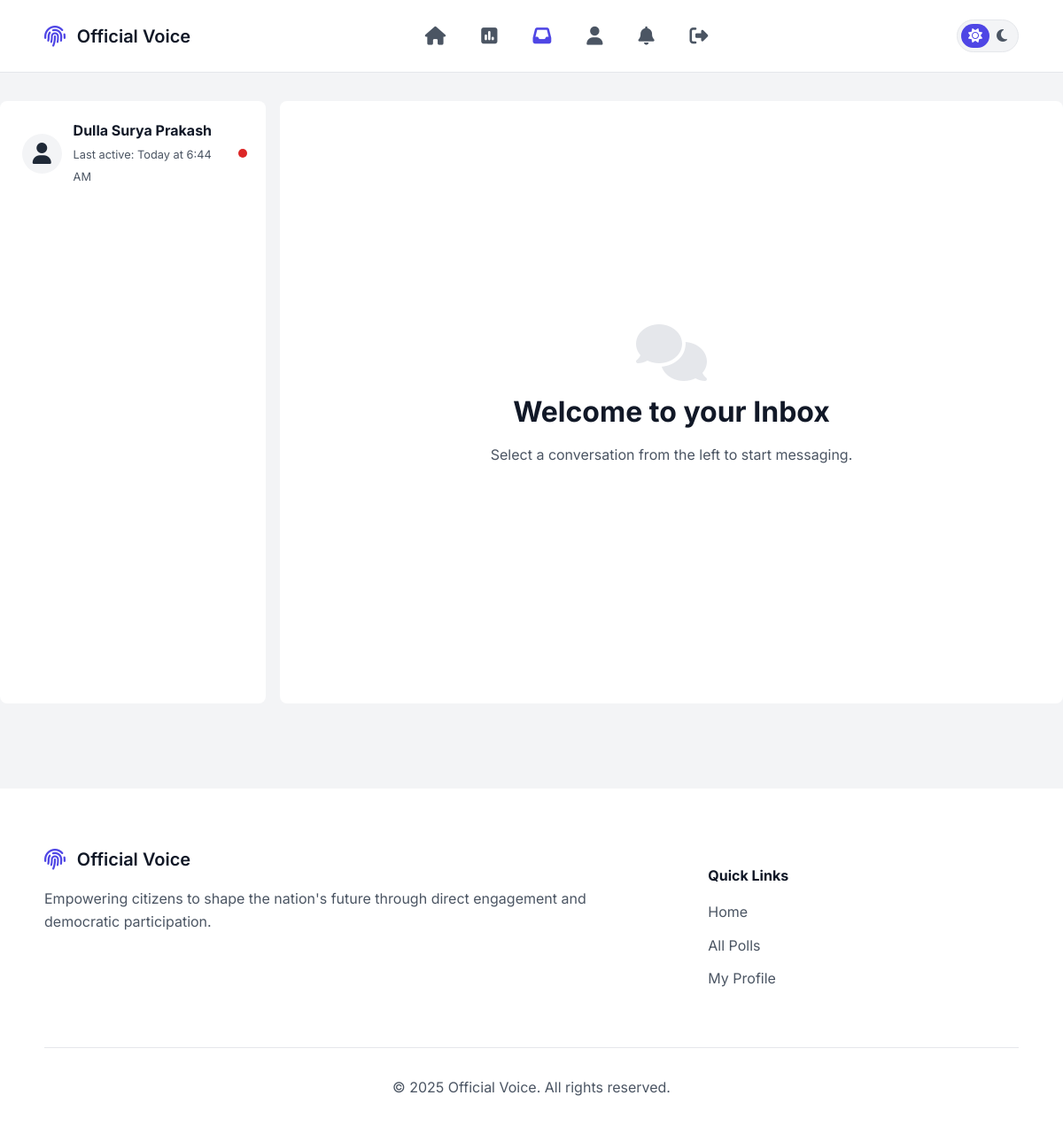
/inbox (signed in), run on the app's committed database.
### app.py (models this page shows, shortened)
class Conversation(db.Model):
    id = db.Column(db.Integer, primary_key=True)
    user_one_id = db.Column(db.Integer, db.ForeignKey('user.id'), nullable=False)
    user_two_id = db.Column(db.Integer, db.ForeignKey('user.id'), nullable=False)
    last_message_timestamp = db.Column(db.DateTime, default=lambda: datetime.now(timezone.utc), nullable=False)
    user_one = db.relationship('User', foreign_keys=[user_one_id])
    user_two = db.relationship('User', foreign_keys=[user_two_id])
    messages = db.relationship('Message', backref='conversation', lazy='dynamic', cascade="all, delete-orphan")

class User(db.Model):
    id = db.Column(db.Integer, primary_key=True)
    first_name = db.Column(db.String(100), nullable=False)
    last_name = db.Column(db.String(100), nullable=False)
    email = db.Column(db.String(120), unique=True, nullable=False)
    voter_id = db.Column(db.String(50), unique=True, nullable=False)
    password_hash = db.Column(db.String(256))
    is_admin = db.Column(db.Boolean, default=False)
    status = db.Column(db.String(20), default='active', nullable=False)
    date_joined = db.Column(db.DateTime, default=lambda: datetime.now(timezone.utc))
    points = db.Column(db.Integer, default=0, nullable=False)
    bio = db.Column(db.Text, nullable=True)
    profile_image_url = db.Column(db.String(255), nullable=True, default=None)
    deletion_date = db.Column(db.DateTime, nullable=True)
    polls = db.relationship('Poll', backref='author', lazy='dynamic', cascade="all, delete-orphan")
    notifications_received = db.relationship('Notification', backref='recipient', lazy='dynamic', foreign_keys='Notification.recipient_id', cascade="all, delete-orphan")
    followed = db.relationship('User', secondary=followers, primaryjoin=(followers.c.follower_id == id), secondaryjoin=(followers.c.followed_id == id), backref=db.backref('followers', lazy='dynamic'), lazy='dynamic')

### app.py (the view)
@app.route('/inbox')
@login_required
def inbox():
    conversations = db.session.query(Conversation).filter(or_(Conversation.user_one_id == g.user.id, Conversation.user_two_id == g.user.id)).order_by(Conversation.last_message_timestamp.desc()).all()
    return render_template('inbox.html', conversations=conversations, conversation_id=None)

### app.py (called while the page is built)
@app.before_request
def load_logged_in_user():
    user_id = session.get('user_id')
    g.user = db.session.get(User, user_id) if user_id else None
    if g.user and g.user.status != 'active':
        if request.endpoint not in ['login', 'logout', 'static']:
            session.clear()
            g.user = None

@app.context_processor
def inject_globals():
    unread_notifications_count = 0
    if g.user and g.user.status == 'active':
        unread_notifications_count = Notification.query.filter_by(recipient_id=g.user.id, is_read=False).count()
    return {'user': g.user, 'year': datetime.now(timezone.utc).year, 'unread_notifications_count': unread_notifications_count, 'online_users_list': list(online_users.keys())}

def login_required(f):
    @wraps(f)
    def decorated_function(*args, **kwargs):
        if g.user is None: flash("You must be logged in to access this page.", "warning"); return redirect(url_for('login', next=request.url))
        return f(*args, **kwargs)
    return decorated_function

### templates/inbox.html (shortened to what this page needs)
{% extends 'base.html' %}
{% block content %}
<div class="inbox-container">
    <div class="inbox-layout">
        <div class="conversation-list">
            {% for conv in conversations %}
                {% set other_user = conv.user_two if conv.user_one_id == g.user.id else conv.user_one %}
                <a href="{{ url_for('start_or_get_conversation', user_id=other_user.id) }}"
                   class="conversation-list-item {% if conversation_id and conversation_id == conv.id %}active{% endif %}"
                   id="conversation-user-{{ other_user.id }}">
                    {% if other_user.profile_image_url %}
                        <img src="{{ other_user.profile_image_url }}" alt="">
                    {% else %}
                        <div class="icon"><i class="fas fa-user"></i></div>
                    {% endif %}
                    <div class="conversation-details">
                        <strong>{{ other_user.first_name }} {{ other_user.last_name }}</strong>
                        <small>Last active: {{ moment(conv.last_message_timestamp).calendar() }}</small>
                    </div>
                    <div class="online-indicator {% if other_user.id in online_users_list %}online{% endif %}"
                         id="status-indicator-{{ other_user.id }}"
                         title="{% if other_user.id in online_users_list %}Online{% else %}Offline{% endif %}">
                    </div>
                </a>
            {% else %}
                <div style="text-align:center; padding: 2rem; color: var(--text-gray);">No conversations yet. Find a user profile and send them a message!</div>
            {% endfor %}
        </div>
        {% block chat_window %}
        <div class="chat-placeholder">
            <i class="fas fa-comments"></i>
            <h2>Welcome to your Inbox</h2>
            <p>Select a conversation from the left to start messaging.</p>
        </div>
        {% endblock %}
    </div>
</div>
{% endblock %}

### static/css/style.css (style rules this page uses)
:root { --primary:#4f46e5;--secondary:#1f2937;--accent-red:#dc2626;--accent-yellow:#f59e0b;--bg-main:#f3f4f6;--bg-card:#fff;--text-main:#111827;--text-light:#f9fafb;--text-gray:#4b5563;--border-color:#e5e7eb;--shadow-md:0 4px 6px -1px #00000012 }
body { font-family:'Inter',-apple-system,sans-serif;margin:0;background-color:var(--bg-main);color:var(--text-main);line-height:1.6;font-size:16px;-webkit-font-smoothing:antialiased }
h1,h2,h3 { font-weight:700;color:var(--text-main);margin:0 0 1rem 0;line-height:1.2 }
h2 { font-size:2rem }
p { color:var(--text-gray);margin:0 0 1rem 0 }
a { color:var(--primary);text-decoration:none;transition:color .2s }
.inbox-container { max-width: 1200px; margin: 2rem auto; }
.inbox-layout { display: grid; grid-template-columns: 320px 1fr; height: calc(100vh - 120px); gap: 1rem; }
.conversation-list { background: var(--bg-card); border-radius: .5rem; overflow-y: auto; padding: .5rem; display: flex; flex-direction: column; }
.conversation-list-item { display: flex; align-items: center; gap: .8rem; padding: .8rem; border-radius: .5rem; text-decoration: none; color: var(--text-main); border-left: 4px solid transparent; transition: background-color .2s; }
.conversation-list-item img, .conversation-list-item .icon { width: 45px; height: 45px; border-radius: 50%; object-fit: cover; flex-shrink: 0; }
.conversation-list-item .icon { font-size: 1.5rem; background: var(--bg-main); color: var(--secondary); display: flex; align-items: center; justify-content: center; }
.conversation-details { flex: 1; min-width: 0; }
.conversation-details strong { font-size: 1rem; display: block; white-space: nowrap; overflow: hidden; text-overflow: ellipsis; }
.conversation-details small { font-size: .8em; color: var(--text-gray); }
.online-indicator { width: 10px; height: 10px; background: var(--accent-red); border-radius: 50%; transition: background .3s; }
.chat-placeholder { background: var(--bg-card); border-radius: .5rem; display: flex; flex-direction: column; justify-content: center; align-items: center; text-align: center; color: var(--text-gray); }
.chat-placeholder i { font-size: 4rem; margin-bottom: 1rem; color: var(--border-color); }

### templates/inbox.html (style rules this page uses)
.inbox-container { max-width: 1200px; margin: 2rem auto; }
.inbox-layout { display: grid; grid-template-columns: 300px 1fr; height: calc(100vh - 120px); gap: 1rem; }
.conversation-list { background: var(--bg-card); border-radius: .5rem; overflow-y: auto; padding: .5rem; display: flex; flex-direction: column; }
.conversation-list-item { display: flex; align-items: center; gap: .8rem; padding: .8rem; border-radius: .5rem; text-decoration: none; color: var(--text-main); border-left: 4px solid transparent; }
.conversation-list-item img, .conversation-list-item .icon { width: 45px; height: 45px; border-radius: 50%; object-fit: cover; flex-shrink: 0; }
.conversation-list-item .icon { font-size: 1.5rem; background: var(--bg-main); color: var(--secondary); display: flex; align-items: center; justify-content: center; }
.conversation-details { flex: 1; min-width: 0; }
.conversation-details strong { font-size: 1rem; display: block; white-space: nowrap; overflow: hidden; text-overflow: ellipsis; }
.conversation-details small { font-size: .8em; color: var(--text-gray); }
.online-indicator { width: 10px; height: 10px; background: #dc2626; border-radius: 50%; transition: background .3s; }
.chat-placeholder { background: var(--bg-card); border-radius: .5rem; display: flex; flex-direction: column; justify-content: center; align-items: center; text-align: center; color: var(--text-gray); }
.chat-placeholder i { font-size: 4rem; margin-bottom: 1rem; color: var(--border-color); }

### data on the page
Conversation: last_message_timestamp "Today at 6:44 AM"
User: first_name "Dulla", last_name "Surya Prakash"
